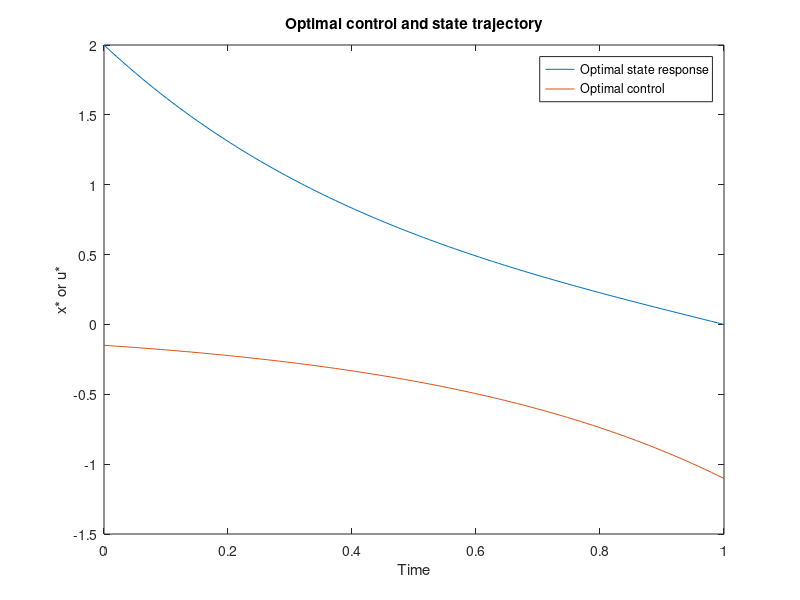

This chart was generated by the following MATLAB code:
%% AA 203 Homework 4
% Somrita Banerjee
clc
clear all
close all
t = linspace(0,1,100);
uStar = (-8/(exp(4)-1)).*exp(2.*t);
a = -2/(exp(4)-1);
b = 2*exp(4)/(exp(4)-1);
xStar = a.*exp(2.*t) + b.*exp(-2.*t);
figure
plot(t, xStar, t, uStar)
legend('Optimal state response','Optimal control')
xlabel('Time')
ylabel('x* or u*')
title('Optimal control and state trajectory');


